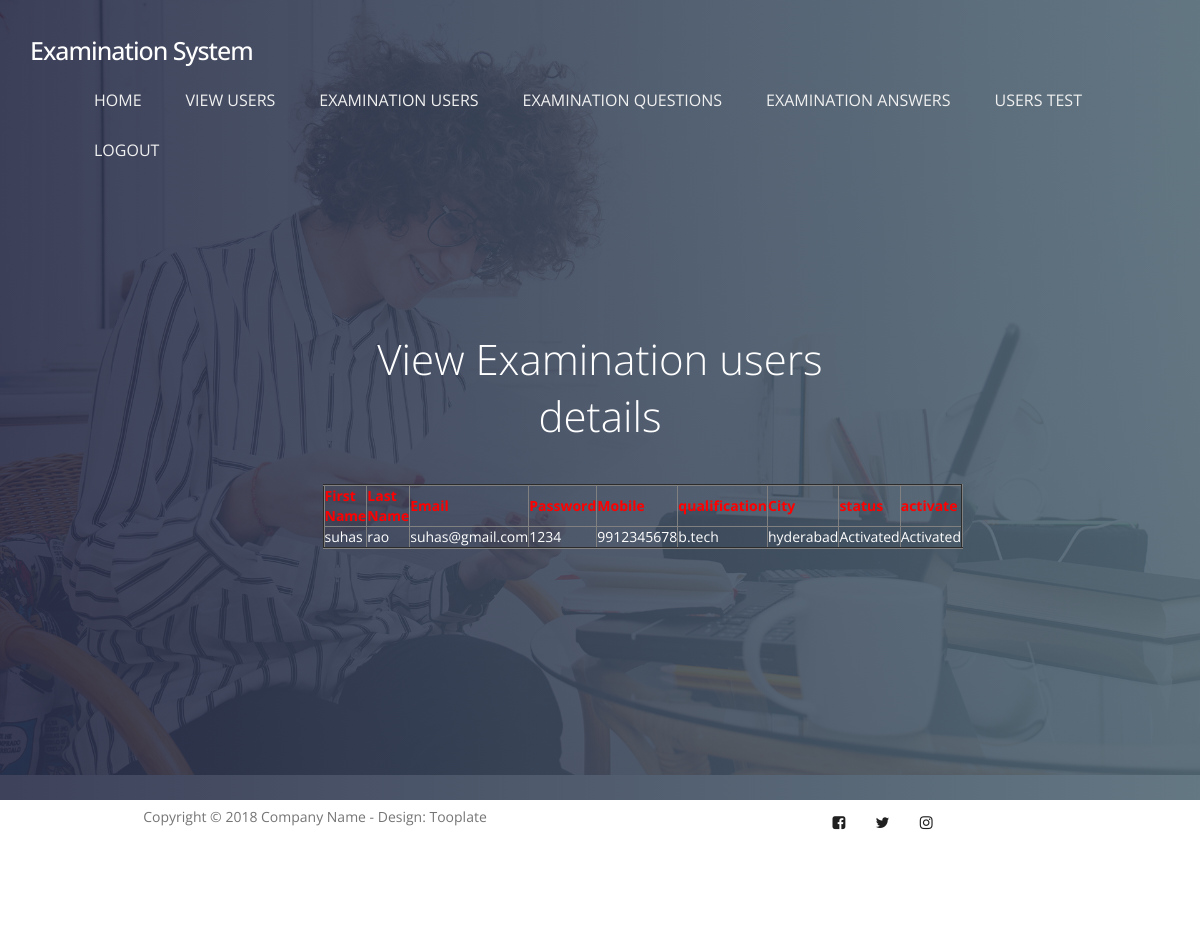
The page /examinationuserdata/ on the database as committed earlier.
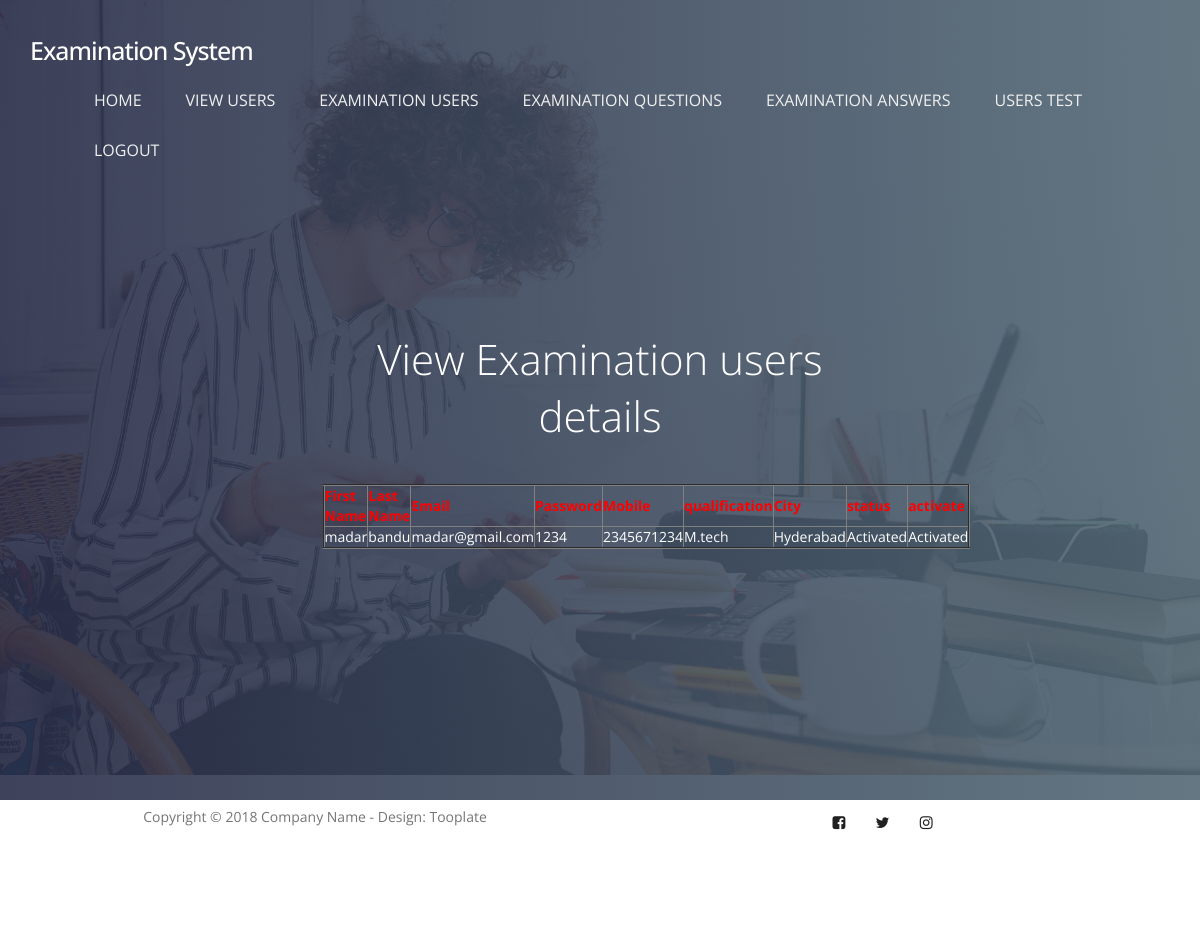
The same page on the database as committed later.
### examination/models.py (models this page shows, shortened)
class examination(models.Model):
    firstname = models.CharField(max_length=50,default="", editable=True)
    lastname = models.CharField(max_length=50,default="", editable=True)
    email = models.EmailField()
    passwd = models.CharField(max_length=40)
    mobileno = models.CharField(max_length=50, default="", editable=True)
    qualification = models.CharField(max_length=40)
    city = models.CharField(max_length=40)
    status = models.CharField(max_length=40,default="", editable=True)
    class Meta:
        db_table='examinationregister'

### ExaminationSystem/views.py (the view)
# urls.py: path('examinationuserdata/', ExaminationSystem.examinationuserdata, name='examinationuserdata'),
def examinationuserdata(request):
    object = examination.objects.all()
    return render(request,"admin/examinationuserdata.html",{"object":object})

### assets/templates/admin/examinationuserdata.html
{% extends 'adminbase.html' %}
{% load static %}
{% block contents %}
<section id="home" data-stellar-background-ratio="0.5">
          <div class="overlay"></div>
          <div class="container">
               <div class="row">
                    <div class="col-md-offset-3 col-md-6 col-sm-12">
                         <div class="home-info">
                              <h1 style="color:white">View Examination users details </h1>
                            <center><table border="2px solid blue" align="center">
                                  <tr><th style="color:red">First Name</th>
                                  <th style="color:red">Last Name</th>
                                    <th style="color:red">Email</th>
                                    <th style="color:red">Password</th>
                                    <th style="color:red">Mobile</th>
                                    <th style="color:red">qualification</th>
                                    <th style="color:red">City</th>
                                    <th style="color:red">status</th>
                                    <th style="color:red">activate</th>
                                  </tr>
                              {% for x in object %}
                                  <tr style="color:white">
                                    <td>{{x.firstname}}</td>
                                    <td>{{x.lastname}}</td>
                                    <td>{{x.email}}</td>
                                    <td>{{x.passwd}}</td>
                                    <td>{{x.mobileno}}</td>
                                    <td>{{x.qualification}}</td>
                                    <td>{{x.city}}</td>
                                    <td>{{x.status}}</td>
                                    {% if x.status == 'waiting' %}
                                      <td> <a href="/activateexamination/?pid={{ x.id }}" >Activate</a></td>
                                    {% else %}
                                            <td> Activated</td>
                                            {% endif %}
                                     </tr>
                                    {% endfor %}
                            </table></center>
                         </div>
                    </div>
               </div>
          </div>
     </section>
{% endblock %}

Rows that differ between the two databases and show on the page:
changed examination "Activated": firstname "suhas" → "madar"; lastname "rao" → "bandu"; email "suhas@gmail.com" → "madar@gmail.com"; mobileno "9912345678" → "2345671234"; qualification "b.tech" → "M.tech"; city "hyderabad" → "Hyderabad"
